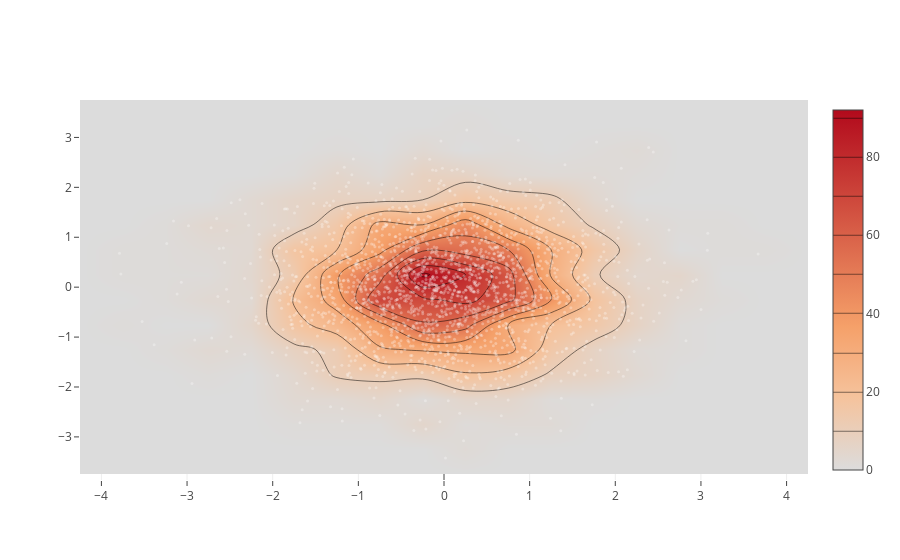

Notebook code for this chart:
### Code cell
import plotly.graph_objs as go
import numpy as np

x = np.random.randn(2000)
y = np.random.randn(2000)
iplot([go.Histogram2dContour(x=x, y=y, contours=dict(coloring='heatmap')),
       go.Scatter(x=x, y=y, mode='markers', marker=dict(color='white', size=3, opacity=0.3))], show_link=False)

### Figure 1 — Plotly figure (JSON) as saved in the notebook; plotly's stock layout.template omitted (floating-point values rounded to 4 significant figures; data arrays with more than 128 entries replaced by an {"elided": "..."} marker saying what was removed)
{"data": [{"contours": {"coloring": "heatmap"}, "type": "histogram2dcontour", "uid": "d8c0d3ff-dd0d-4774-8b40-f9acaee3b6ad", "x": {"elided": "2000 float values"}, "y": {"elided": "2000 float values"}}, {"marker": {"color": "white", "opacity": 0.3, "size": 3}, "mode": "markers", "type": "scatter", "uid": "9baf6c0c-e074-443e-ac4c-b9da6699b8b3", "x": {"elided": "2000 float values"}, "y": {"elided": "2000 float values"}}], "layout": {}}
